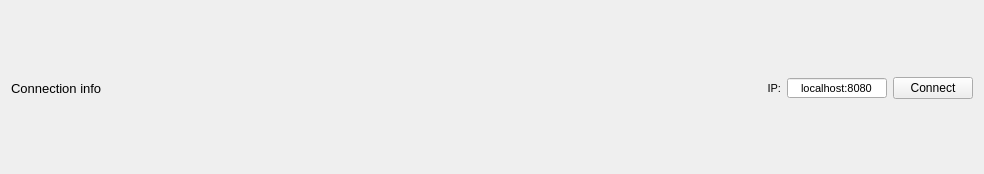
<?xml version="1.0" encoding="UTF-8"?>
<ui version="4.0">
 <class>connectionBar</class>
 <widget class="QWidget" name="connectionBar">
  <property name="geometry">
   <rect>
    <x>0</x>
    <y>0</y>
    <width>984</width>
    <height>174</height>
   </rect>
  </property>
  <property name="sizePolicy">
   <sizepolicy hsizetype="Preferred" vsizetype="Maximum">
    <horstretch>0</horstretch>
    <verstretch>0</verstretch>
   </sizepolicy>
  </property>
  <property name="minimumSize">
   <size>
    <width>0</width>
    <height>0</height>
   </size>
  </property>
  <property name="maximumSize">
   <size>
    <width>16777215</width>
    <height>16777215</height>
   </size>
  </property>
  <property name="windowTitle">
   <string>connectionBar</string>
  </property>
  <property name="styleSheet">
   <string notr="true"/>
  </property>
  <layout class="QHBoxLayout" name="horizontalLayout" stretch="0,0,0,0">
   <property name="sizeConstraint">
    <enum>QLayout::SetDefaultConstraint</enum>
   </property>
   <property name="bottomMargin">
    <number>9</number>
   </property>
   <item>
    <widget class="QLabel" name="l_connection">
     <property name="sizePolicy">
      <sizepolicy hsizetype="Minimum" vsizetype="Minimum">
       <horstretch>0</horstretch>
       <verstretch>0</verstretch>
      </sizepolicy>
     </property>
     <property name="font">
      <font>
       <pointsize>10</pointsize>
      </font>
     </property>
     <property name="text">
      <string>Connection info</string>
     </property>
     <property name="alignment">
      <set>Qt::AlignLeading|Qt::AlignLeft|Qt::AlignVCenter</set>
     </property>
    </widget>
   </item>
   <item>
    <widget class="QLabel" name="l_ip">
     <property name="sizePolicy">
      <sizepolicy hsizetype="Minimum" vsizetype="Minimum">
       <horstretch>0</horstretch>
       <verstretch>0</verstretch>
      </sizepolicy>
     </property>
     <property name="minimumSize">
      <size>
       <width>0</width>
       <height>0</height>
      </size>
     </property>
     <property name="font">
      <font>
       <pointsize>8</pointsize>
      </font>
     </property>
     <property name="text">
      <string>IP:</string>
     </property>
     <property name="alignment">
      <set>Qt::AlignRight|Qt::AlignTrailing|Qt::AlignVCenter</set>
     </property>
    </widget>
   </item>
   <item>
    <widget class="QLineEdit" name="ip_text">
     <property name="enabled">
      <bool>true</bool>
     </property>
     <property name="sizePolicy">
      <sizepolicy hsizetype="Fixed" vsizetype="Fixed">
       <horstretch>0</horstretch>
       <verstretch>0</verstretch>
      </sizepolicy>
     </property>
     <property name="minimumSize">
      <size>
       <width>100</width>
       <height>20</height>
      </size>
     </property>
     <property name="maximumSize">
      <size>
       <width>100</width>
       <height>20</height>
      </size>
     </property>
     <property name="font">
      <font>
       <pointsize>8</pointsize>
      </font>
     </property>
     <property name="inputMask">
      <string/>
     </property>
     <property name="text">
      <string>localhost:8080</string>
     </property>
     <property name="alignment">
      <set>Qt::AlignCenter</set>
     </property>
    </widget>
   </item>
   <item>
    <widget class="QPushButton" name="b_connect">
     <property name="sizePolicy">
      <sizepolicy hsizetype="Fixed" vsizetype="Fixed">
       <horstretch>0</horstretch>
       <verstretch>0</verstretch>
      </sizepolicy>
     </property>
     <property name="autoFillBackground">
      <bool>false</bool>
     </property>
     <property name="styleSheet">
      <string notr="true"/>
     </property>
     <property name="text">
      <string>Connect</string>
     </property>
    </widget>
   </item>
  </layout>
 </widget>
 <resources/>
 <connections/>
</ui>
